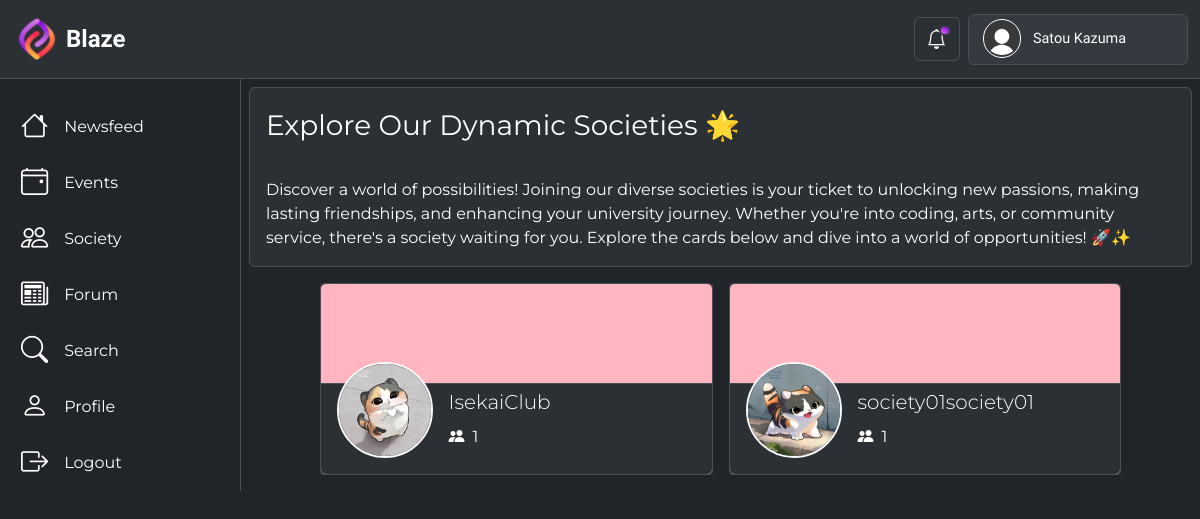
Page /society/ (signed in) on the committed database.
### BlazeApp/models.py (models this page shows, shortened)
class User(AbstractUser):
    profile_picture = models.ImageField(
        upload_to="profile_pics/",
        blank=True,
        null=True,
        default="profile_pics/Default_Profile_Picture.png",
        validators=[
            FileExtensionValidator(
                allowed_extensions=["jpg", "jpeg", "png"]
            ),  # Restrict allowed file extensions
            validate_profilePicture_size,  # Set a maximum file size limit (7 MB in this example)
        ],
    )
    follow = models.ManyToManyField(
        "self", symmetrical=False, related_name="followers", blank=True
    )
    class Meta:
        verbose_name = "User"
        verbose_name_plural = "Users"
    @property
    def get_followers_count(self):
        return self.followers.all().count()

class Society(models.Model):
    user = models.OneToOneField(User, on_delete=models.CASCADE, related_name="society")
    faculty_head = models.ForeignKey(
        Faculty,
        on_delete=models.SET_NULL,
        null=True,
        blank=True,
        related_name="faculty_heads",
    )
    president = models.OneToOneField(
        Student,
        on_delete=models.SET_NULL,
        null=True,
        blank=True,
        related_name="presidents",
    )
    vice_president = models.OneToOneField(
        Student,
        on_delete=models.SET_NULL,
        null=True,
        blank=True,
        related_name="vice_presidents",
    )
    treasurer = models.OneToOneField(
        Student,
        on_delete=models.SET_NULL,
        null=True,
        blank=True,
        related_name="treasurers",
    )
    class Meta:
        verbose_name = "Society"
        verbose_name_plural = "Societies"

### BlazeApp/views.py (the view)
# urls.py: path("society/", login_required(views.society), name="society"),
def society(request):
    society_instances = Society.objects.all()
    content = {"society_instances": society_instances}
    return render(request, "BlazeApp/society.html", content)

### BlazeApp/templates/BlazeApp/society.html (shortened to what this page needs)
{% extends 'BlazeApp/base.html' %}
{% load static %}
{% block ExtraHeaders %}
  <link href="{% static 'BlazeApp/society.css' %}" rel="stylesheet" />
{% endblock %}
{% block content %}
  <div class="content-d border border-top-0 border-bottom-0 border-end-0 col">
    <div class="bg-body-tertiary text-body-emphasis border rounded m-2" style="height: max-content;">
      <div class="fs-3 p-3" style="height: max-content;">Explore Our Dynamic Societies 🌟</div>
      <div class="fs-6 p-3" style="height: max-content;">Discover a world of possibilities! Joining our diverse societies is your ticket to unlocking new passions, making lasting friendships, and enhancing your university journey. Whether you're into coding, arts, or community service, there's a society waiting for you. Explore the cards below and dive into a world of opportunities! 🚀✨</div>
    </div>
    <div class="d-flex flex-wrap justify-content-center align-items-center border-dark m-2" style="height: max-content;">
      {% if society_instances %}
        {% for society in society_instances %}
          <a href="{% url 'BlazeApp:profile' society.user.pk %}" class="bg-body-tertiary text-body-emphasis col-11 col-sm-10 col-lg-5 m-2">
            <div id="society_{{ society.pk }}" class="society-card border rounded p-2">
              <div class="society-card-bottom border-top col-12 bg-body-tertiary"></div>
              <div class="society-card-dd col-12 mb-2 ps-2">
                <div class="society-card-pfp col-1 me-3 border border-light border-2">
                  <img src="{{ society.user.profile_picture.url }}" alt="society profile picture" />
                </div>
                <div class="mt-3">
                  <div class="lead text-truncate">{{ society.user.first_name }}{{ society.user.last_name }}</div>
                  <div class="d-flex">
                    <div class="fs-6 mt-2 me-2 text-body-emphasis" style="font-size: 0.9rem;">
                      <i class="bi bi-people-fill me-2"></i>{{ society.user.get_followers_count }}
                    </div>
                  </div>
                </div>
              </div>
            </div>
          </a>
        {% endfor %}
      {% endif %}
    </div>
  </div>
{% endblock %}

### BlazeApp/templates/BlazeApp/base.html (shortened to what this page needs)
{% load static %}
<!DOCTYPE html>
  <html lang="en" data-bs-theme="dark">
    <head>
      <link href="https://cdn.jsdelivr.net/npm/bootstrap@5.3.1/dist/css/bootstrap.min.css" rel="stylesheet" />
      <link rel="stylesheet" href="https://cdn.jsdelivr.net/npm/bootstrap-icons@1.10.5/font/bootstrap-icons.css" />
      <link href="{% static 'BlazeApp/base.css' %}" rel="stylesheet" />
      {% block ExtraHeaders %}
      {% endblock %}
    </head>
    <body>
      {% block navbar %}
        <nav class="navbar bg-body-tertiary border-bottom position-sticky">
          <div class="container-xxl">
            <a class="navbar-brand d-flex align-items-center justify-content-center" href="{% url 'BlazeApp:newsfeed' %}">
              <img src="{% static 'BlazeApp/Blaze Logo.png' %}" alt="Logo" width="50px" height="auto" class="d-inline-block align-text-top" />
              <div class="ms-1 fs-4 fw-semibold text-body-emphasis">Blaze</div>
            </a>
            <div class="d-flex align-items-center">
              <button class="btn border bg-scheme mx-2 fs-5 position-relative noti-btn text-body-emphasis" type="button" data-bs-toggle="offcanvas" data-bs-target="#NotificationOffcanvas" aria-controls="offcanvasNotification"><div id="noti-indicator"></div><i class="bi bi-bell"></i></button>
              <div class="dropdown-center bg-body-secondary border rounded nav-profile-d col-md-2 d-lg-block d-none user-select-none">
                <button class="nav-profile bg-body-secondary d-flex align-items-center justify-content-around" data-bs-toggle="dropdown" aria-expanded="false">
                  <div class="nav-profile-pic-cover d-flex justify-content-center align-items-center mx-2" style="width: 2.4rem; height: 2.4rem;">
                    <div class="nav-profile-pic">
                      <img src="{{ request.user.profile_picture.url }}" alt="profile-picture" />
                    </div>
                  </div>
                  <div class="nav-profile-name text-start text-truncate fw-medium mx-1 d-lg-block d-none">{{ request.user.first_name }} {{ request.user.last_name }}</div>
                </button>
              </div>
            </div>
          </div>
        </nav>
      {% endblock %}
      <div class="container-xxl d-flex" style="padding: 0px;">
        {% block body %}
          <div class="side-panel-d d-none d-md-block">
            <a href="{% url 'BlazeApp:newsfeed' %}">
              <div class="side-panel-item text-body-emphasis bg-scheme d-flex align-items-center fw-normal rounded mx-1 mt-4">
                <i class="ms-3 me-3 bi bi-house"></i>Newsfeed
              </div>
            </a>
            <a href="{% url 'BlazeApp:events' %}">
              <div class="side-panel-item text-body-emphasis bg-scheme d-flex align-items-center fw-normal rounded mx-1 mt-2">
                <i class="ms-3 me-3 bi bi-calendar4-event"></i>Events
              </div>
            </a>
            <a href="{% url 'BlazeApp:society' %}">
              <div class="side-panel-item text-body-emphasis bg-scheme d-flex align-items-center fw-normal rounded mx-1 mt-2">
                <i class="ms-3 me-3 bi bi-people"></i>Society
              </div>
            </a>
            <a href="{% url 'BlazeApp:newsfeed' %}">
              <div class="side-panel-item text-body-emphasis bg-scheme d-flex align-items-center fw-normal rounded mx-1 mt-2">
                <i class="ms-3 me-3 bi bi-newspaper"></i>Forum
              </div>
            </a>
            <div class="side-panel-item text-body-emphasis bg-scheme d-flex align-items-center fw-normal rounded mx-1 mt-2" data-bs-toggle="modal" data-bs-target="#searchBar">
              <i class="ms-3 me-3 bi bi-search"></i>Search
            </div>
            <a href="{% url 'BlazeApp:profile' request.user.pk %}">
              <div class="side-panel-item text-body-emphasis bg-scheme d-flex align-items-center fw-normal rounded mx-1 mt-2">
                <i class="ms-3 me-3 bi bi-person"></i>Profile
              </div>
            </a>
            <a href="{% url 'BlazeApp:user_logout' %}">
              <div class="side-panel-item text-body-emphasis bg-scheme d-flex align-items-center fw-normal rounded mx-1 mt-2">
                <i class="ms-3 me-3 bi bi-box-arrow-right"></i>Logout
              </div>
            </a>
          </div>
          {% block content %}
          {% endblock %}
        {% endblock %}
      </div>
    </body>
  </html>
</html>

### BlazeApp/static/BlazeApp/base.css (style rules this page uses)
body { font-family: 'Montserrat', sans-serif; color: #393939; }
a { text-decoration: none; color: #393939; }
.navbar { top: 0; z-index: 100; font-family: 'Comfortaa', sans-serif; }
.nav-profile-d { height: 3.2rem; width: max-content; }
.nav-profile { width: max-content; height: 3rem; border: none; border-radius: 5px; outline: none; transition: 0.25s ease-in-out; }
.nav-profile-pic { border-radius: 50%; overflow: hidden; }
.nav-profile-pic-cover { border: 1px solid var(--bs-emphasis-color); border-radius: 50%; width: 3rem; height: 3rem; cursor: pointer; }
.nav-profile-pic>img { width: 2.1rem; height: 2.1rem; border-radius: 50%; }
.nav-profile-name { width: 9rem; font-size: 0.9rem; }
.bg-scheme { cursor: pointer; transition: background-color 0.2s ease-in-out; }
.noti-btn { --bs-btn-hover-color: var(--bs-emphasis-color); --bs-btn-active-color: var(--bs-emphasis-color); }
#noti-indicator { background: linear-gradient(to left bottom, #8100E6, #D175E0); width: 0.7rem; height: 0.7rem; position: absolute; border-radius: 50%; right: 8px; top: 7px; border: 2px solid white; border-color: var(--bs-secondary-bg) !important; transition: 0.1s ease-in-out; }
.side-panel-d { width: 15rem; max-height: calc(100vh - 75px); overflow: auto; position: sticky; top: 75px; z-index: 101; }
.side-panel-item { height: 3rem; font-size: 1rem; transition: 0.15s ease-in-out; border: 1px solid transparent; }
.side-panel-item i { font-size: 1.7rem; }
.content-d { height: max-content; }

### BlazeApp/static/BlazeApp/society.css (style rules this page uses)
.society-card { height: 12rem; background-color: lightpink; display: flex; align-items: end; position: relative; overflow: hidden; }
.society-card-bottom { height: 5.7rem; position: absolute; bottom: 0; left: 0; }
.society-card-pfp { height: 6rem; width: 6rem; background-color: #393939; border-radius: 50%; overflow: hidden; position: relative; }
.society-card-pfp img { width: 100%; height: auto; }
.society-card-dd { display: flex; justify-content: start; align-items: center; z-index: 1; }

### rows in the picture
User: user.profile_picture (placeholder picture), user.first_name "Satou", user.last_name "Kazuma"
Society: user.profile_picture (picture), user.first_name "Isekai", user.last_name "Club", user.get_followers_count "1"
Society: user.profile_picture (picture), user.first_name "society01", user.last_name "society01", user.get_followers_count "1"
